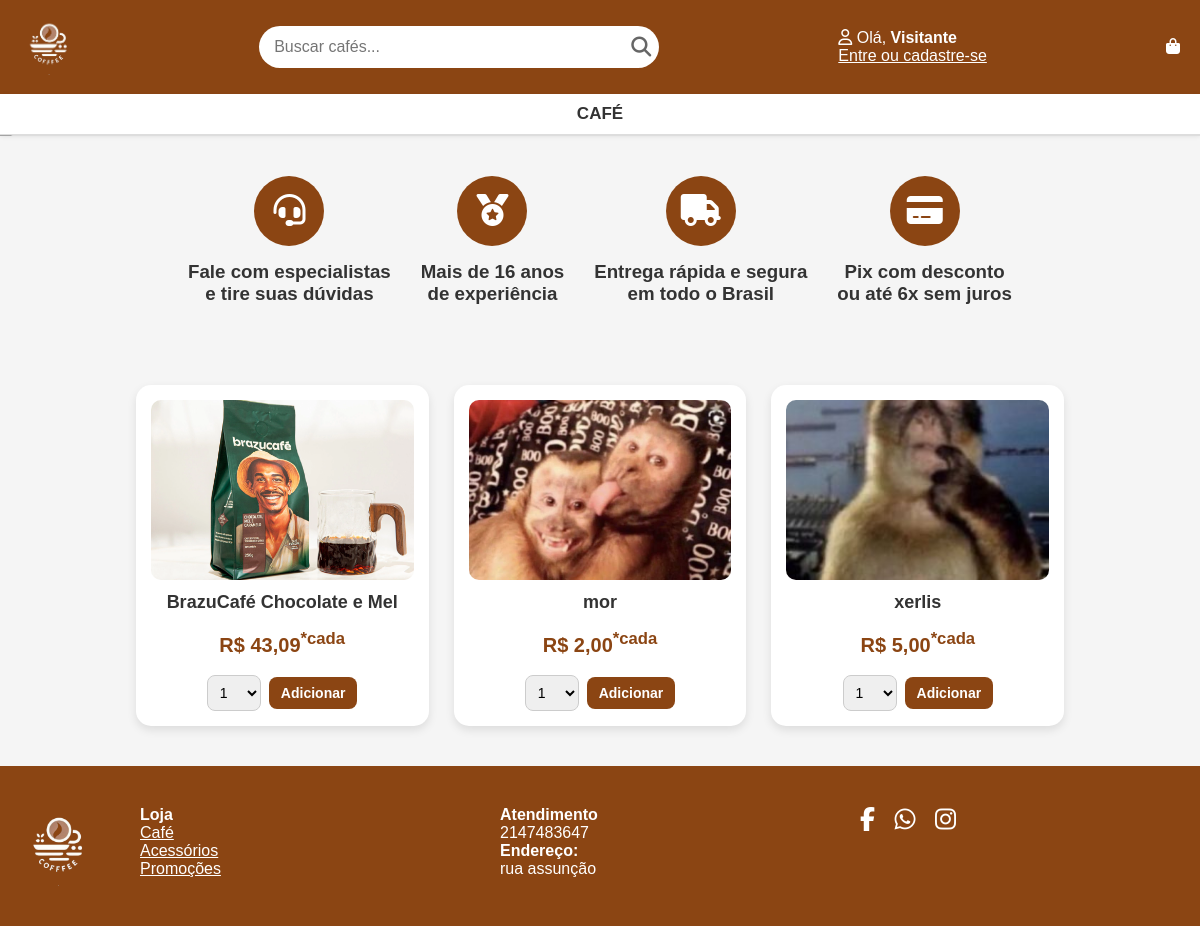
Screenshot of /inicial.php with the database file from the repository.
### tables this page shows
CREATE TABLE `produtos` (
  `id` int(11) NOT NULL,
  `nome` varchar(100) NOT NULL,
  `preco` decimal(8,2) NOT NULL,
  `imagem` varchar(255) DEFAULT NULL
);

CREATE TABLE `empresa` (
  `nome` char(80) NOT NULL,
  `cnpj` int(11) NOT NULL,
  `endereco` varchar(255) NOT NULL,
  `telefone` int(11) NOT NULL,
  `email` varchar(180) NOT NULL
);

### inicial.php (the view, shortened to what this page needs)
<?php
$pdo = new PDO("mysql:host=localhost;dbname=habib;charset=utf8mb4", "root", "");
$pdo->setAttribute(PDO::ATTR_ERRMODE, PDO::ERRMODE_EXCEPTION);
$empresa = $pdo->query("SELECT * FROM empresa LIMIT 1")->fetch();
$logado = isset($_SESSION['cpf']);
$nome   = $logado ? $_SESSION['nome'] : 'Visitante';
$busca = trim($_GET['q'] ?? '');
$produtos = [];
if ($busca !== '') {
    $stmt = $pdo->prepare("SELECT * FROM produtos WHERE nome LIKE ? LIMIT 20");
    $stmt->execute(["%$busca%"]);
    $produtos = $stmt->fetchAll(PDO::FETCH_ASSOC);
} else {
    $produtos = $pdo->query("SELECT * FROM produtos LIMIT 8")->fetchAll(PDO::FETCH_ASSOC);
}
?>
<!DOCTYPE html>
<html lang="pt-BR">
<head>
    <link rel="stylesheet" href="https://cdnjs.cloudflare.com/ajax/libs/font-awesome/6.5.0/css/all.min.css">
</head>
<body>
<header>
    <div class="topbar">
        <div class="logo"><a href="inicial.php"><img src="imagens/logo.png" alt="Habib"></a></div>
        <div class="search">
            <form action="inicial.php" method="get">
                <input type="text" name="q" placeholder="Buscar cafés..." value="<?= htmlspecialchars($busca) ?>" autofocus>
                <button type="submit"><i class="fas fa-search"></i></button>
            </form>
        </div>
        <div class="user">
            <i class="far fa-user"></i> Olá, <strong><?= $nome ?></strong><br>
            <?php if($logado): ?>
                <a href="logout.php">Sair</a>
            <?php else: ?>
                <a href="#" id="btn-abre-modal" style="color:#fff;text-decoration:underline;">Entre ou cadastre-se</a>
            <?php endif; ?>
        </div>
        <div class="cart">
            <a href="carrinho.php">
                <i class="fas fa-shopping-bag"></i>
            </a>
        </div>
    </div>
</header>
<nav>
    <a href="cafe.php">CAFÉ</a>
</nav>
<div class="banner">
    <img src="imagens/inicio.png" alt="Habib Coffee">
</div>
<div class="destaques">
    <div class="box"><div class="icon"><i class="fas fa-headset"></i></div><h3>Fale com especialistas<br>e tire suas dúvidas</h3></div>
    <div class="box"><div class="icon"><i class="fas fa-medal"></i></div><h3>Mais de 16 anos<br>de experiência</h3></div>
    <div class="box"><div class="icon"><i class="fas fa-truck"></i></div><h3>Entrega rápida e segura<br>em todo o Brasil</h3></div>
    <div class="box"><div class="icon"><i class="fas fa-credit-card"></i></div><h3>Pix com desconto<br>ou até 6x sem juros</h3></div>
</div>
<div class="produtos">
    <?php if (empty($produtos)): ?>
        <p style="text-align:center;color:#888;font-size:18px;grid-column:1/-1;">Nenhum produto encontrado.</p>
    <?php else: ?>
        <?php foreach($produtos as $p): ?>
        <div class="card">
            <img src="<?= $p['imagem'] ?>" alt="<?= $p['nome'] ?>">
            <h3><?= $p['nome'] ?></h3>
            <div class="preco">R$ <?= number_format($p['preco'],2,',','.') ?><sup>*cada</sup></div>
            <form action="adicionar.php" method="post" style="display:inline;">
                <div style="display:flex;gap:8px;align-items:center;justify-content:center;margin-top:10px;">
                    <select name="qtd" style="padding:8px;border-radius:8px;border:1px solid #ccc;font-size:14px;">
                        <?php for($i=1;$i<=10;$i++): ?>
                            <option value="<?= $i ?>"><?= $i ?></option>
                        <?php endfor; ?>
                    </select>
                    <button type="submit" style="background:#8B4513;color:#fff;padding:8px 12px;border:none;border-radius:8px;cursor:pointer;font-weight:bold;font-size:14px;">
                        Adicionar
                    </button>
                </div>
            </form>
        </div>
        <?php endforeach; ?>
    <?php endif; ?>
</div>
<footer>
    <div class="footer-content">
        <img src="imagens/logo.png" alt="Habib">
        <div><strong>Loja</strong><br><a href="#" style="color:#fff;">Café</a><br><a href="#" style="color:#fff;">Acessórios</a><br><a href="#" style="color:#fff;">Promoções</a></div>
        <div>
            <strong>Atendimento</strong><br><?= nl2br($empresa['telefone'] ?? '(45) 99933-7261') ?><br>
            <strong>Endereço:</strong><br><?= nl2br($empresa['endereco'] ?? 'Rua Curitiba, 1417 – Neva\nCascavel – PR') ?>
        </div>
        <div class="social">
            <a href="#"><i class="fab fa-facebook-f"></i></a>
            <a href="#"><i class="fab fa-whatsapp"></i></a>
            <a href="#"><i class="fab fa-instagram"></i></a>
        </div>
    </div>
</footer>
</body>
</html>

### inicial.php (style rules this page uses)
* { margin:0;padding:0;box-sizing:border-box;font-family:Arial,sans-serif; }
html, body { height:100%; }
body { background:#f5f5f5;color:#333;display:flex;flex-direction:column;min-height:100vh; }
header { background:#8B4513;color:#fff;padding:15px 20px; }
.topbar { display:flex;justify-content:space-between;align-items:center;flex-wrap:wrap;gap:15px; }
.logo img { height:60px; }
.search { flex:1;max-width:400px;position:relative; }
.search form { width:100%; }
.search input { width:100%;padding:12px 45px 12px 15px;border:none;border-radius:25px;font-size:16px;outline:none; }
.search button { position:absolute;right:8px;top:50%;transform:translateY(-50%);background:none;border:none;color:#666;font-size:20px;cursor:pointer; }
.user, .cart a { color:#fff;text-decoration:none; }
.cart { position:relative; }
nav { background:#fff;text-align:center;padding:10px 0;box-shadow:0 2px 5px rgba(0,0,0,.1); }
nav a { margin:0 25px;color:#333;text-decoration:none;font-weight:bold;font-size:17px;position:relative; }
nav a::after { content:'';position:absolute;bottom:-6px;left:0;width:0;height:2px;background:#8B4513;transition:.3s; }
.banner { width:100%;margin:0;overflow:hidden;border-top:1px solid #ddd;border-bottom:1px solid #ddd; }
.banner img { width:100%;height:180px;object-fit:cover;display:block; }
.destaques { display:flex;justify-content:center;flex-wrap:wrap;gap:30px;margin:40px auto;max-width:1200px;padding:0 20px; }
.box { text-align:center;max-width:220px; }
.box .icon { background:#8B4513;color:#fff;width:70px;height:70px;line-height:70px;border-radius:50%;margin:0 auto 15px;font-size:32px; }
.produtos { display:grid;grid-template-columns:repeat(auto-fit,minmax(240px,1fr));gap:25px;max-width:1200px;margin:40px auto;padding:0 20px; }
.card { background:#fff;border-radius:15px;overflow:hidden;box-shadow:0 4px 10px rgba(0,0,0,.1);text-align:center;padding:15px;transition:.3s;height:100%;display:flex;flex-direction:column;justify-content:space-between; }
.card img { width:100%;height:180px;object-fit:cover;border-radius:10px; }
.card h3 { margin:12px 0 8px;font-size:18px;flex-grow:1; }
.preco { color:#8B4513;font-size:20px;font-weight:bold;margin:8px 0; }
footer { background:#8B4513;color:#fff;padding:40px 20px;margin-top:auto; }
.footer-content { max-width:1200px;margin:auto;display:flex;flex-wrap:wrap;gap:40px;align-items:flex-start;justify-content:space-between; }
.footer-content img { height:80px; }
.footer-content div { flex:1;min-width:200px; }
.social a { color:#fff;font-size:24px;margin-right:15px; }

### rows the page displays
produtos: imagem (picture), nome "BrazuCafé Chocolate e Mel", preco "43,09"
produtos: imagem (picture), nome "mor", preco "2,00"
produtos: imagem (picture), nome "xerlis", preco "5,00"
empresa: telefone "2147483647", endereco "rua assunção"

### other values shown
$nome "Visitante"
form field qtd "1"
